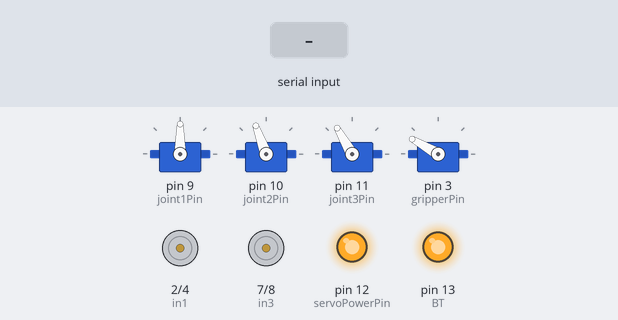
A sketch run on a simulated Arduino Uno, built with avr-gcc and run on an emulated ATmega328P. Shown: 4 × servo, motor-driver pin pairs drawn as motors (green arrow = first pin HIGH = forward, orange = second pin HIGH = backward, longer = more drive), output pins drawn as LEDs (lit = HIGH). The test bench sets the inputs (shaded band).

Above: at 1.2 s.
1.3 s: "1" received over Serial
At 2.5 s:
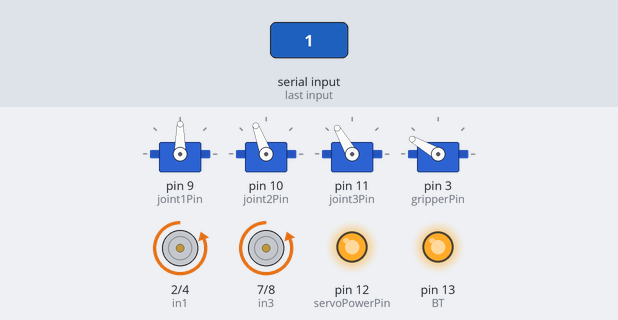
2.8 s: byte 104 ('h') received over Serial
At 3.7 s:
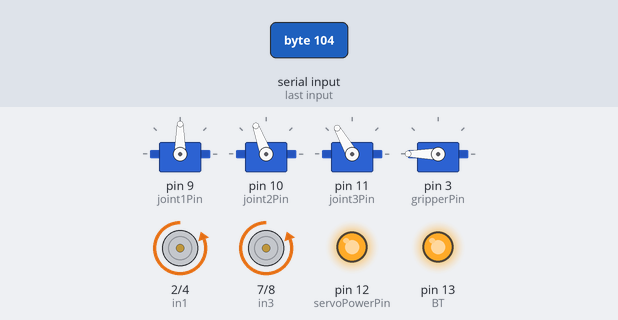
4.3 s: "2" received over Serial
At 4.9 s:
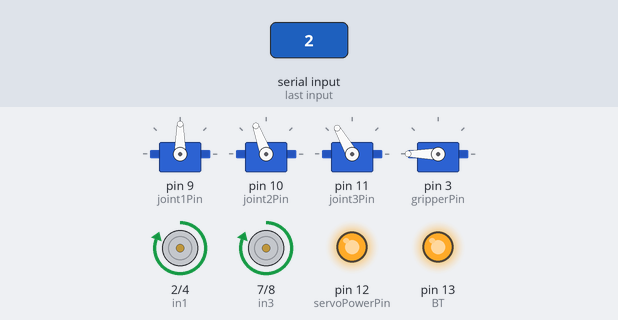
5.8 s: byte 103 ('g') received over Serial
At 7.0 s:
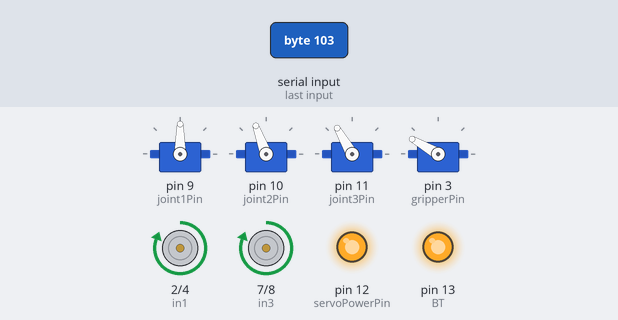
7.3 s: "3" received over Serial
At 8.3 s:
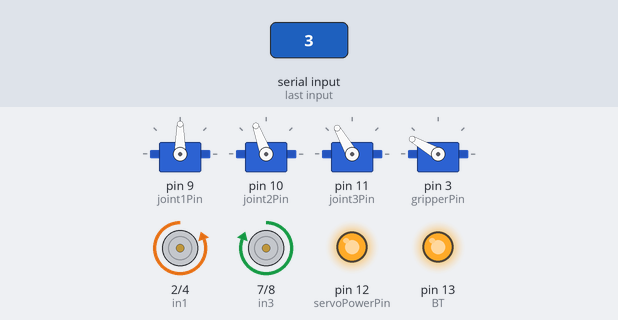
8.8 s: "4" received over Serial
At 9.5 s:
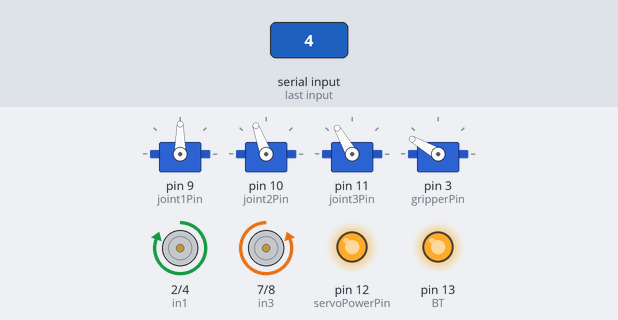
Timing chart, 0 to 11.3 s (numbered marks = the images above; inputs shaded):
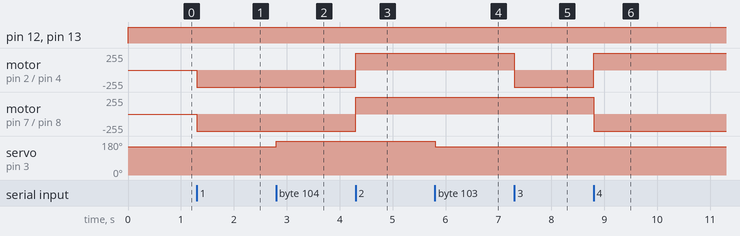

Measured:
- after the input at 1.3 s, motor on pin 2 (in1) / pin 4 (in2), motor on pin 7 (in3) / pin 8 (in4): stopped → backward 255/255 at once
- after the input at 2.8 s, servo on pin 3 (gripperPin): 150° → 180° at once
- after the input at 4.3 s, motor on pin 2 (in1) / pin 4 (in2), motor on pin 7 (in3) / pin 8 (in4): backward 255/255 → forward 255/255 at once
- after the input at 5.8 s, servo on pin 3 (gripperPin): 180° → 150° at once
- after the input at 7.3 s, motor on pin 2 (in1) / pin 4 (in2): forward 255/255 → backward 255/255 at once
- after the input at 8.8 s, motor on pin 2 (in1) / pin 4 (in2): backward 255/255 → forward 255/255 at once; motor on pin 7 (in3) / pin 8 (in4): forward 255/255 → backward 255/255 at once

The sketch:

RCCarWithArmReceiverCode.ino
```cpp
/*
Task: This code is used to receive data from the Bluetooth controller and control a car with an attached robot arm.
      The car's motors and the arm's joints/gripper are controlled based on incoming serial commands. Servo motors
      handle the arm's movement, while the car is controlled using H-bridge motor signals.

RECEIVER CODE
*/

#include <Servo.h> // Include Servo library

// Pin assignments for car motors, Bluetooth module, and servo joints
int in1 = 2, in2 = 4, in3 = 7, in4 = 8, BT = 13;
int joint1Pin = 9, joint2Pin = 10, joint3Pin = 11, gripperPin = 3, servoPowerPin = 12;

// Initial angles for the arm joints and gripper
int j1Angle = 90, j2Angle = 110, j3Angle = 120, gripperAngle = 150;

// Declare Servo objects for each arm joint and gripper
Servo joint1;
Servo joint2;
Servo joint3;
Servo gripper;

void setup() {
  Serial.begin(9600); // Start serial communication at 9600 baud

  // Setup motor pins as output for the car's movement
  pinMode(in1, OUTPUT);
  pinMode(in2, OUTPUT);
  pinMode(in3, OUTPUT);
  pinMode(in4, OUTPUT);

  pinMode(BT, OUTPUT); // Bluetooth power indicator pin
  pinMode(servoPowerPin, OUTPUT); // Servo power control pin

  // Attach the servos to their respective pins
  joint1.attach(joint1Pin);
  joint2.attach(joint2Pin);
  joint3.attach(joint3Pin);
  gripper.attach(gripperPin);

  // Set the initial positions of the joints and gripper
  joint1.write(j1Angle);
  joint2.write(j2Angle);
  joint3.write(j3Angle);
  gripper.write(gripperAngle);
}

// Function to control the car's motors
void motors(int sig1, int sig2, int sig3, int sig4){
  digitalWrite(in1, sig1); // Control motor 1 (forward/backward)
  digitalWrite(in2, sig2); // Control motor 2 (forward/backward)
  digitalWrite(in3, sig3); // Control motor 3 (turning)
  digitalWrite(in4, sig4); // Control motor 4 (turning)
}

// Function to enforce limits on servo angles to avoid over-rotation
void limits(){
  if(j1Angle > 180) j1Angle = 180; // Max angle for joint 1
  if(j1Angle < 0) j1Angle = 0;     // Min angle for joint 1
  if(j2Angle > 180) j2Angle = 180; // Max angle for joint 2
  if(j2Angle < 0) j2Angle = 0;     // Min angle for joint 2
  if(j3Angle > 180) j3Angle = 180; // Max angle for joint 3
  if(j3Angle < 0) j3Angle = 0;     // Min angle for joint 3
}

// Function to read serial data and control the car and arm accordingly
void controlData(){
  if(Serial.available() > 0){ // Check if there is data available
    int data = Serial.read(); // Read the incoming data

    // Control car movement or arm based on the received data
    switch(data){
      case '1':
        motors(0, 255, 0, 255);  // Move forward
        break;
      case '2':
        motors(255, 0, 255, 0);  // Move backward
        break;
      case '3':
        motors(0, 255, 255, 0);  // Turn right
        break;
      case '4':
        motors(255, 0, 0, 255);  // Turn left
        break;
      case '5':
        motors(255, 255, 255, 255); // Stop all motors (neutral)
        break;
      case 'a':
        j1Angle--;  // Decrease joint 1 angle (move joint 1)
        break;
      case 'b':
        j1Angle++;  // Increase joint 1 angle
        break;
      case 'c':
        j2Angle--;  // Decrease joint 2 angle (move joint 2)
        break;
      case 'd':
        j2Angle++;  // Increase joint 2 angle
        break;
      case 'e':
        j3Angle--;  // Decrease joint 3 angle (move joint 3)
        break;
      case 'f':
        j3Angle++;  // Increase joint 3 angle
        break;
      case 'g':
        gripperAngle = 150; // Close gripper
        break;
      case 'h':
        gripperAngle = 180; // Open gripper
        break;
      default:
        break;
    }
  }
}

// Main loop: continuously read control data and adjust motor/servo positions
void loop() {
  digitalWrite(BT, HIGH); // Ensure Bluetooth is powered
  digitalWrite(servoPowerPin, HIGH); // Ensure servos are powered

  // Write the current angles to the servos for the arm and gripper
  joint1.write(j1Angle);
  joint2.write(j2Angle);
  joint3.write(j3Angle);
  gripper.write(gripperAngle);

  limits();       // Ensure the joint angles stay within allowed limits
  controlData();  // Process any incoming serial data and act accordingly
}
```
